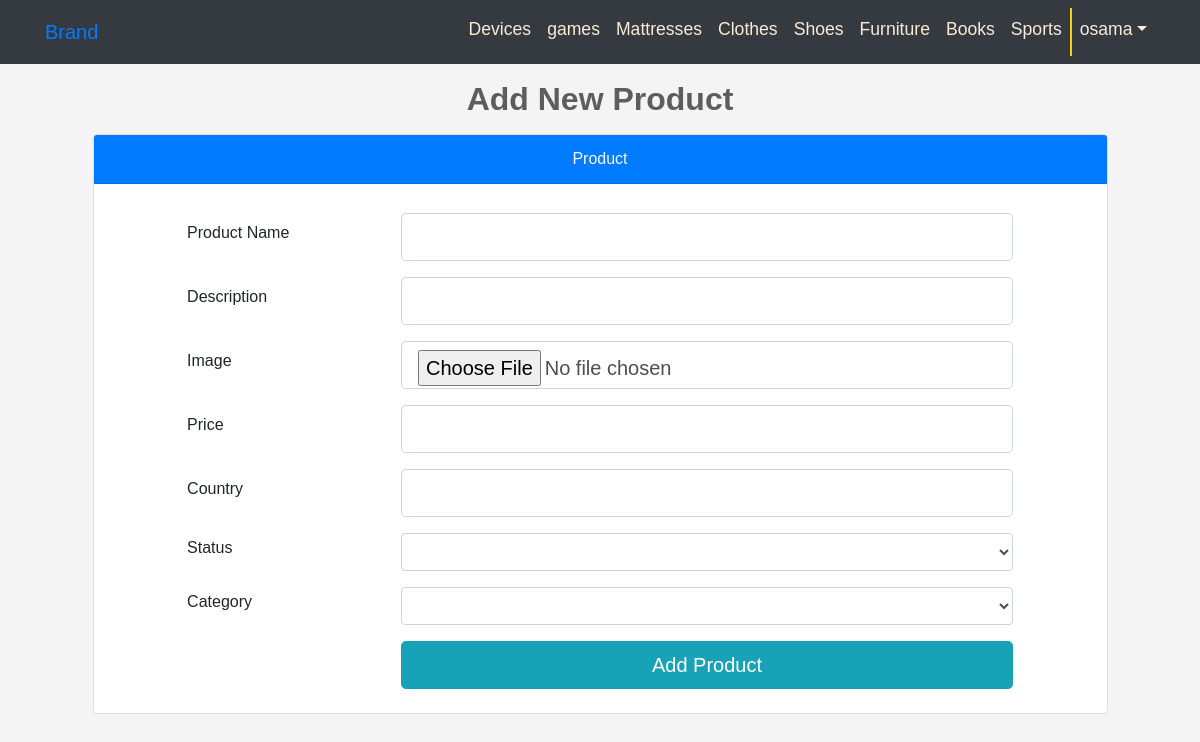
The page /addProd.php (signed in) on the database its author committed.
### tables this page shows
CREATE TABLE `categories` (
  `id` tinyint(4) NOT NULL,
  `name` varchar(20) NOT NULL,
  `parent` tinyint(2) NOT NULL,
  `description` varchar(255) NOT NULL,
  `ordering` tinyint(4) NOT NULL,
  `visibility` tinyint(1) NOT NULL DEFAULT 1,
  `comments` tinyint(1) NOT NULL DEFAULT 1,
  `ads` tinyint(1) NOT NULL DEFAULT 1
);

### includes/functions/functions.php (called while the page is built, shortened)
<?php
    function getCats($parent = NULL, $order = 'id ASC'){
        global $con;
        $condition = $parent === NULL ? NULL : $parent;
        $stmt = $con->prepare("SELECT * FROM categories $condition ORDER BY $order");
        $stmt->execute();
        return $stmt->fetchAll();
    }
?>

### includes/languages/english.php (called while the page is built, shortened)
<?php
  function lang($text){
    return $lang[$text];
  }
?>

### addProd.php (the view, shortened to what this page needs)
<?php
    if(isset($_SESSION['user'])){
        include_once("admin/connection.php");
        include("includes/languages/english.php");
        include("includes/functions/functions.php");
        include("includes/templates/header.php");
        include("includes/templates/navbar.php");
        ?>
        <div class="container">
            <h2 class="text-center m-3">Add New Product</h2>
            <div class="row justify-content-center">
            <div class="col-11 block">
                <div class="card  prods">
                    <div class="card-header bg-primary text-center text-light">
                        <?php echo lang('PRODUCT'); ?>
                    </div>
                    <div class="card-body">
                    <div class="row justify-content-center ">
                        <div class="col-md-10 add-prod">
                            <form class="form-horizontal" method="POST" action="<?php echo $_SERVER['PHP_SELF']; ?>" enctype="multipart/form-data">
                                <div class="form-group">
                                    <div class="row align-items-center">
                                        <label for="name" class="col-lg-3 control-label"><?php echo lang('PRODNAME');?></label>
                                        <div class="col-lg-9">
                                            <input type="text" class="form-control form-control-lg prod-name" name="name" />
                                        </div>
                                    </div>
                                </div>
                                <div class="form-group">
                                    <div class="row align-items-center">
                                        <label for="description" class="col-lg-3 control-label"><?php echo lang('DESC');?></label>
                                        <div class="col-lg-9">
                                            <input type="text" class="form-control form-control-lg prod-desc" name="description" />
                                        </div>
                                    </div>
                                </div>
                                  <div class="form-group">
                                    <div class="row align-items-center">
                                        <label for="img" class="col-lg-3 control-label">Image</label>
                                        <div class="col-lg-9">
                                            <input type="file" class="form-control form-control-lg prod-img" name="img" />
                                        </div>
                                    </div>
                                </div>
                                <div class="form-group">
                                    <div class="row align-items-center">
                                        <label for="price" class="col-lg-3 control-label"><?php echo lang('PRICE');?></label>
                                        <div class="col-lg-9">
                                            <input
                                                type="text"
                                                class="form-control form-control-lg prod-price"
                                                name="price" />
                                        </div>
                                    </div>
                                </div>
                                <div class="form-group">
                                    <div class="row align-items-center">
                                        <label for="country" class="col-lg-3 control-label"><?php echo lang('COUNTRY');?></label>
                                        <div class="col-lg-9">
                                            <input type="text" class="form-control form-control-lg" name="country" />
                                        </div>
                                    </div>
                                </div>
                                <div class="form-group">
                                    <div class="row align-items-center">
                                        <label for="status" class="col-lg-3 control-label"><?php echo lang('STATUS');?></label>
                                        <div class="col-lg-9">
                                            <select name="status" id="status" class="form-control">
                                                <option value="0"></option>
                                                <option value="1"><?php echo lang('NEW');?></option>
                                            </select>
                                        </div>
                                    </div>
                                </div>
                                <div class="form-group">
                                    <div class="row align-items-center">
                                        <label for="category" class="col-lg-3 control-label"><?php echo lang('CATEGORY');?></label>
                                        <div class="col-lg-9">
                                            <select name="category" id="category" class="form-control">
                                                <option value="0"></option>
                                                <?php
                                                    $cats   = getCats("WHERE parent != 0", 'parent ASC');
                                                    foreach($cats as $cat){
                                                        echo '<option value="'.$cat['id'].'">'.$cat['name'].'</option>';
                                                    }
                                                ?>
                                            </select>
                                        </div>
                                    </div>
                                </div>
                                <div class="form-group">
                                    <div class="row justify-content-end">
                                        <div class="col-lg-9 ">
                                            <input type="submit" class="btn btn-info btn-lg col-lg-12" value="<?php echo lang('ADD').lang('PRODUCT');?>" />
                                        </div>
                                    </div>
                                </div>
                            </form>
                        </div>
                    </div>
                    </div>
                </div>
            </div>
            </div>
        </div>
        <?php
        include("includes/templates/footer.php");
    }else{
        redir('sign.php');
    }
?>

### includes/templates/navbar.php (shortened to what this page needs)
<body>
        <nav class="navbar navbar-expand-lg bg-dark ">
            <div class="container">
                <a href="/store/" class="navbar-brand">Brand</a>
                <div class="collapse navbar-collapse justify-content-end" id="collapsenav">
                    <ul class="navbar-nav">
                        <?php
                        foreach(getCats('WHERE parent = 0') as $cat){
                            if($cat['visibility'] == 0){
                                continue;
                            }
                            echo '<li class="nav-item"><a href="categories.php?page='.$cat['id'].'&name='.str_replace(' ','-',$cat['name']).'" class="nav-link">'.$cat['name'].'</a></li>';
                        }
                        echo '<span class="column"></span>';
                        if(!isset($_SESSION['user'])){
                            echo '<li class="nav-item"><a href="sign.php"class="nav-link">'.lang('SIGN').'</a></li>';
                        }else{
                        ?>
                            <li class="nav-item dropdown">
                                <a href="#" class="nav-link dropdown-toggle" data-toggle="dropdown" id="navbardrop" aria-expanded="false"><?php echo $_SESSION['user'];?></a>
                            </li>
                        <?php } ?>
                    </ul>
                </div>
            </div>
        </nav>

### views/css/main.css (style rules this page uses)
body { background-color: #f4f4f4; font-size: 16px; margin: 0; padding: 0; font-family: 'Noto Sans JP', sans-serif; }
h1,h2 { color: #5d5d5d; font-weight: bold; }
h2:not(.profile h2) { margin: 3rem; }
.card-body { padding: 0.8rem 0.5rem 0.5rem; }
.nav-link { color: antiquewhite; transition: all 0.5s ease-in-out; font-size: 1.1rem; }
.column { height: 48px; border-right: 2px solid #face0b; }

### rows shown on the page
categories: name "Devices"
categories: name "games"
categories: name "Mattresses"
categories: name "Clothes"
categories: name "Shoes"
categories: name "Furniture"
categories: name "Books"
categories: name "Sports"

### other values the page prints
$_SESSION['user'] "osama"
lang('PRODUCT') "Product"
lang('PRODNAME') "Product Name"
lang('DESC') "Description"
lang('PRICE') "Price"
lang('COUNTRY') "Country"
lang('STATUS') "Status"
lang('CATEGORY') "Category"
